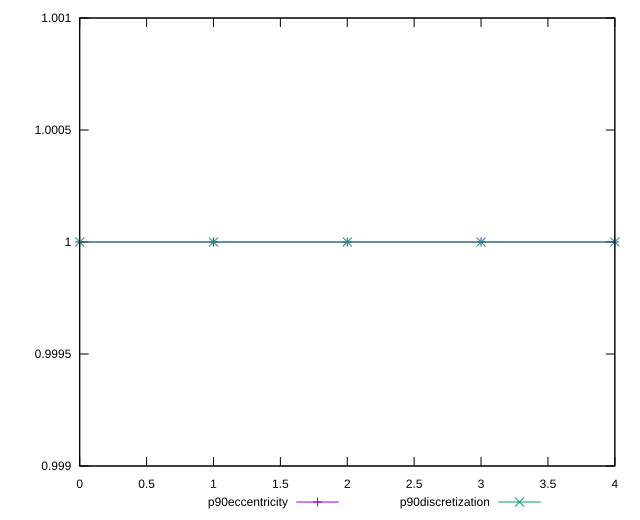

Recreate this plot in gnuplot.
reset

$p90Eccentricity <<EOF
0 1.0000000000000002
1 1.0000000000000007
2 0.9999999999999997
3 1.0000000000000004
4 1.0000000000000002
EOF

$p90Discretization <<EOF
0 1
1 1
2 1
3 1
4 1
EOF

set key outside below
set xrange [0:4]
set yrange [0.9989999999999997:1.0010000000000006]
set trange [0.9989999999999997:1.0010000000000006]
set terminal svg size 640, 520 enhanced background rgb 'white'
set output "report_00009_2021-02-08T22-37-41.559Z/mainthread-work-breakdown/progression/eccentricity.svg"

plot $p90Eccentricity title "p90eccentricity" with linespoints, \
     $p90Discretization title "p90discretization" with linespoints

reset
